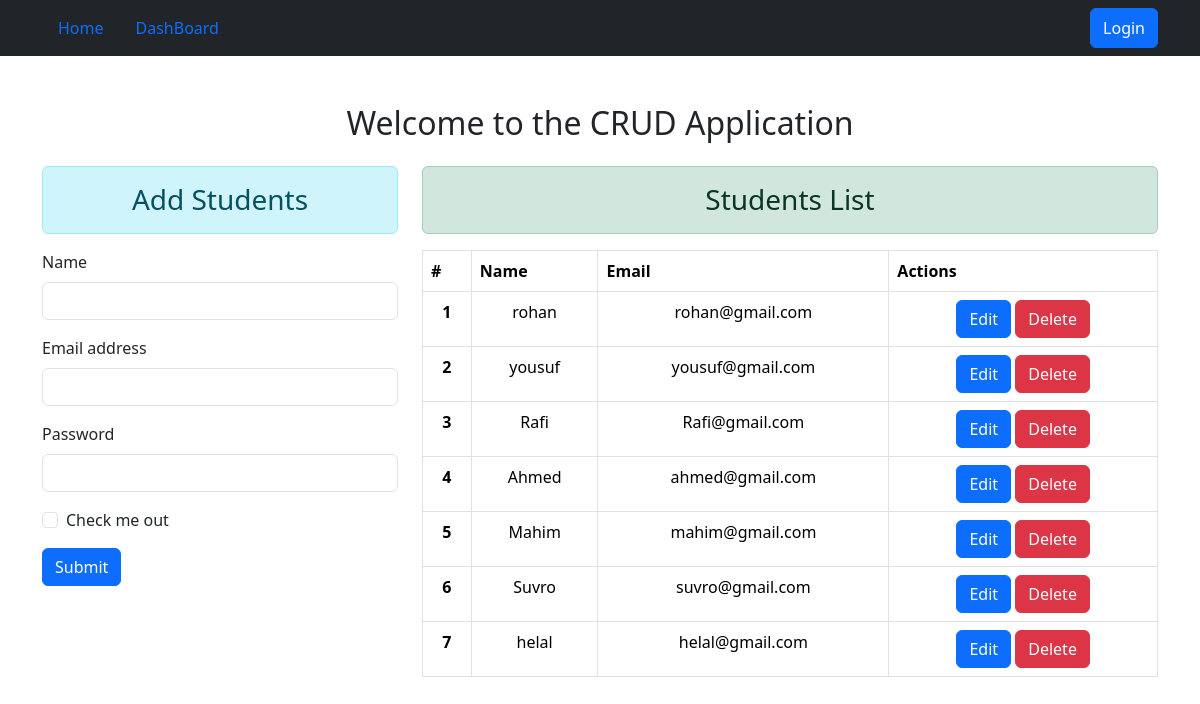
The app's page /, older data.
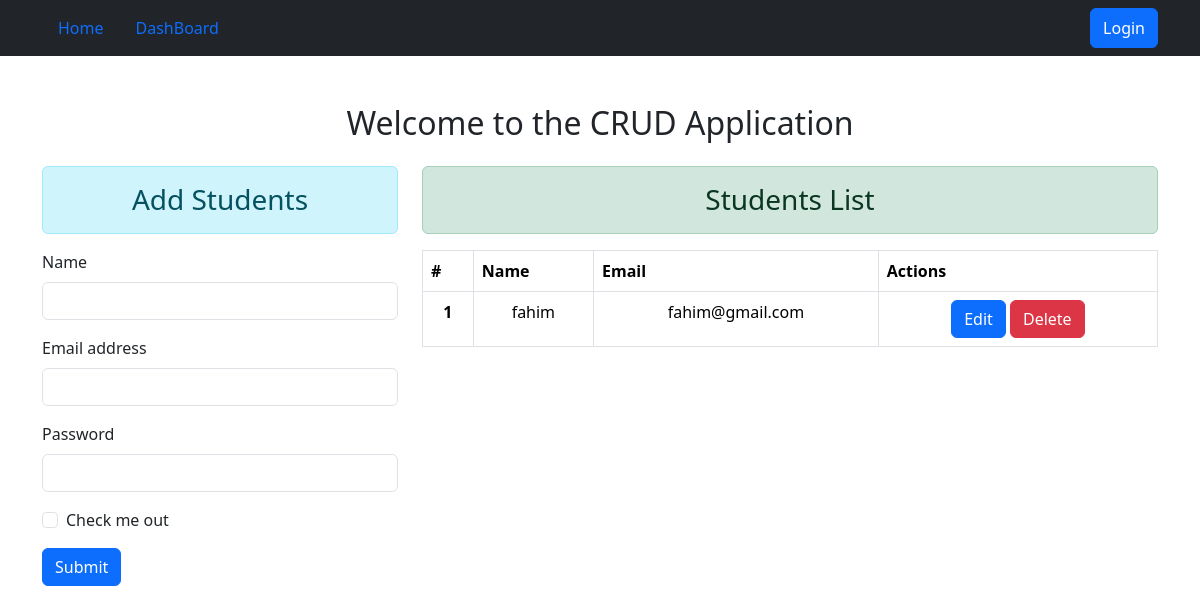
The same page, newer data.
### crud_app/models.py (models this page shows)
class User(models.Model):
    name = models.CharField(max_length=100)
    email = models.EmailField(unique=True)
    password = models.CharField(max_length=100)

### crud_app/views.py (the view)
# urls.py: 2. Add a URL to urlpatterns:  path('', views.home, name='home')
def home(request):
    if request.method == 'POST':
        form = UserForm(request.POST)
        if form.is_valid():
           name = form.cleaned_data['name']
           email = form.cleaned_data['email']
           password = form.cleaned_data['password']
           user = User(name=name, email=email, password=password)
           user.save()
    else:
        form =UserForm()
    return render(request, 'home.html',{'form': form,'students': User.objects.all()})

### crud_app/forms.py
class UserForm(forms.ModelForm):
    class Meta:
        model = User
        fields = ['name','email','password']

### crud_app/templates/home.html (shortened to what this page needs)
{% extends 'base.html'%}
{% block content%}
<div class="container mt-5">
    <h2 class="text-center">Welcome to the CRUD Application</h2>
    <div class="row mt-4">
        <div class="col-sm-4">
            <h3 class="text-center alert alert-info">Add Students</h3>
        <form method="POST" action="">
    <div class="mb-3">
    <label for="exampleInputEmail1" class="form-label">Name</label>
    <input type="name" class="form-control" id="exampleInputEmail1" name="name" aria-describedby="emailHelp">
  </div>
   <div class="mb-3">
    <label for="exampleInputEmail1" class="form-label">Email address</label>
    <input type="email" name="email" class="form-control" id="exampleInputEmail1" aria-describedby="emailHelp">
  </div>
  <div class="mb-3">
    <label for="exampleInputPassword1" class="form-label">Password</label>
    <input type="password" name="password" class="form-control" id="exampleInputPassword1">
  </div>
  <div class="mb-3 form-check">
    <input type="checkbox" class="form-check-input" id="exampleCheck1">
    <label class="form-check-label" for="exampleCheck1">Check me out</label>
  </div>
  <button type="submit" class="btn btn-primary">Submit</button>
  </form>
        </div>
        <div class="col-sm-8">
            <h3 class="text-center alert alert-success">Students List</h3>
            {% if form %}
            <table class="table table-bordered">
                <thead>
                    <tr>
                        <th scope="col">#</th>
                        <th scope="col">Name</th>
                        <th scope="col">Email</th>
                        <th scope="col">Actions</th>
                    </tr>
                </thead>
                <tbody>
                    {% for student in students %}
                    <tr class="text-center">
                        <th scope="row">{{ forloop.counter }}</th>
                        <td>{{student.name}}</td>
                        <td>{{student.email}}</td>
                        <td>
                            <a href="{%url 'update' student.id %}" class="btn btn-primary">Edit</a>
                            <form action="{%url 'delete' student.id %}" method="POST" class="d-inline">
                             <input type="submit" value="Delete" class="btn btn-danger"/>
                            </form>
                        </td>
                    </tr>
                    {% endfor %}
                </tbody>
            </table>
            {% else %}
            <h2 class="text-center alert-success">No Data Found</h2>
            {% endif %}
        </div>
    </div>
</div>
{% endblock %}

### crud_app/templates/base.html (shortened to what this page needs)
{% load static %}
<!DOCTYPE html>
<html lang="en">
<head>
    <link rel="stylesheet" href="{% static 'css/bootstrap.min.css' %}">
</head>
<body>
    <nav class="bg-dark py-2">
        <div class="container d-flex gap-10 justify-content-between">
            <ul class="nav nav-pills">
                <li class="nav-item"><a class="nav-link" href="{% url 'home' %}">Home</a></li>
                <li class="nav-item"><a class="nav-link" href="">DashBoard</a></li>
                <li class="nav-item"><a class="nav-link" href=""></a></li>
            </ul>
            <button class="btn btn-primary">Login</button>
        </div>
    </nav>
   {% block content%}
   {% endblock%}
</body>
</html>

Row changes from the older to the newer data that the page shows:
removed User: name "rohan", email "rohan@gmail.com"
removed User: name "yousuf", email "yousuf@gmail.com"
removed User: name "Rafi", email "Rafi@gmail.com"
removed User: name "Ahmed", email "ahmed@gmail.com"
removed User: name "Mahim", email "mahim@gmail.com"
removed User: name "Suvro", email "suvro@gmail.com"
removed User: name "helal", email "helal@gmail.com"
added User: name "fahim", email "fahim@gmail.com"
